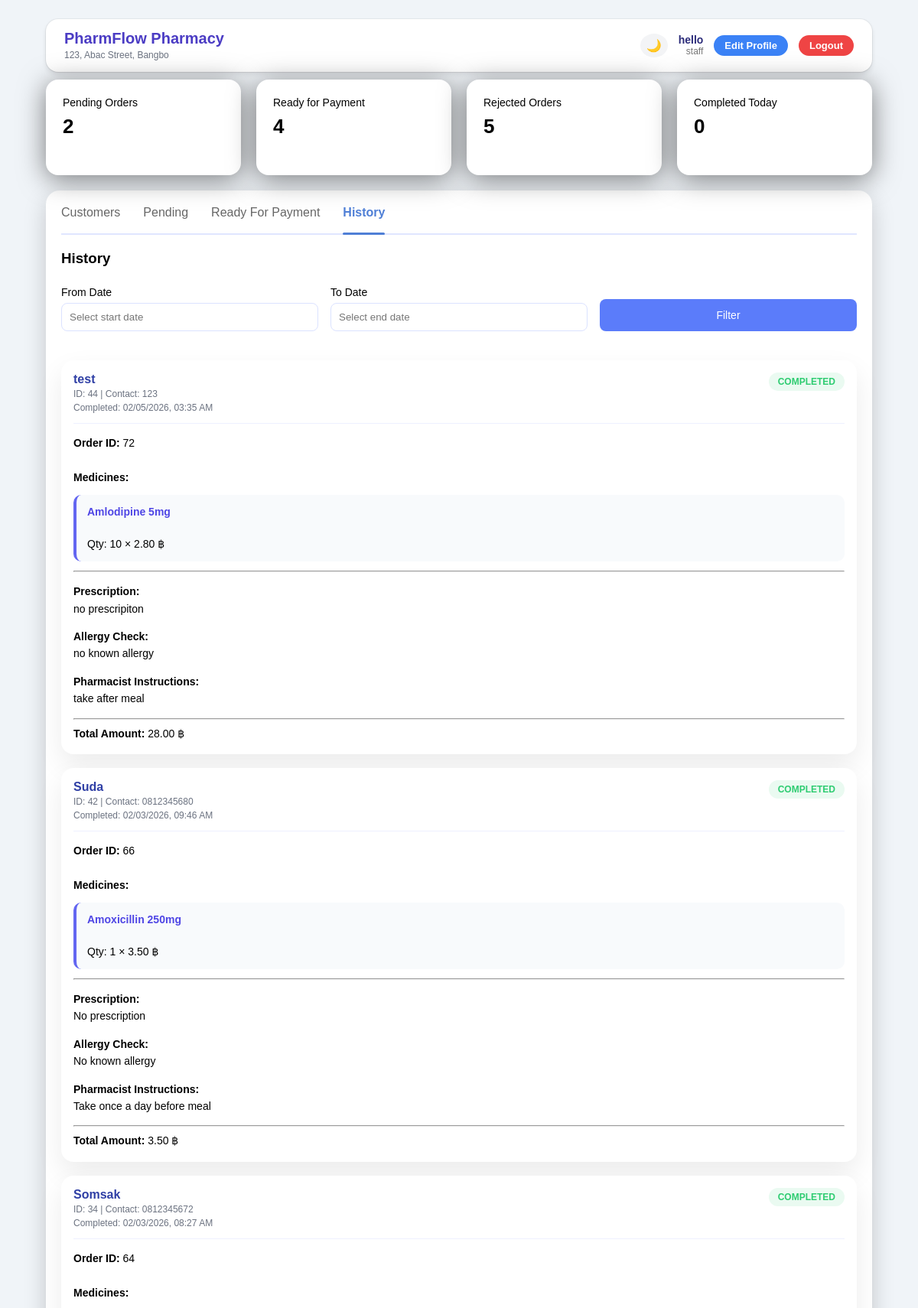
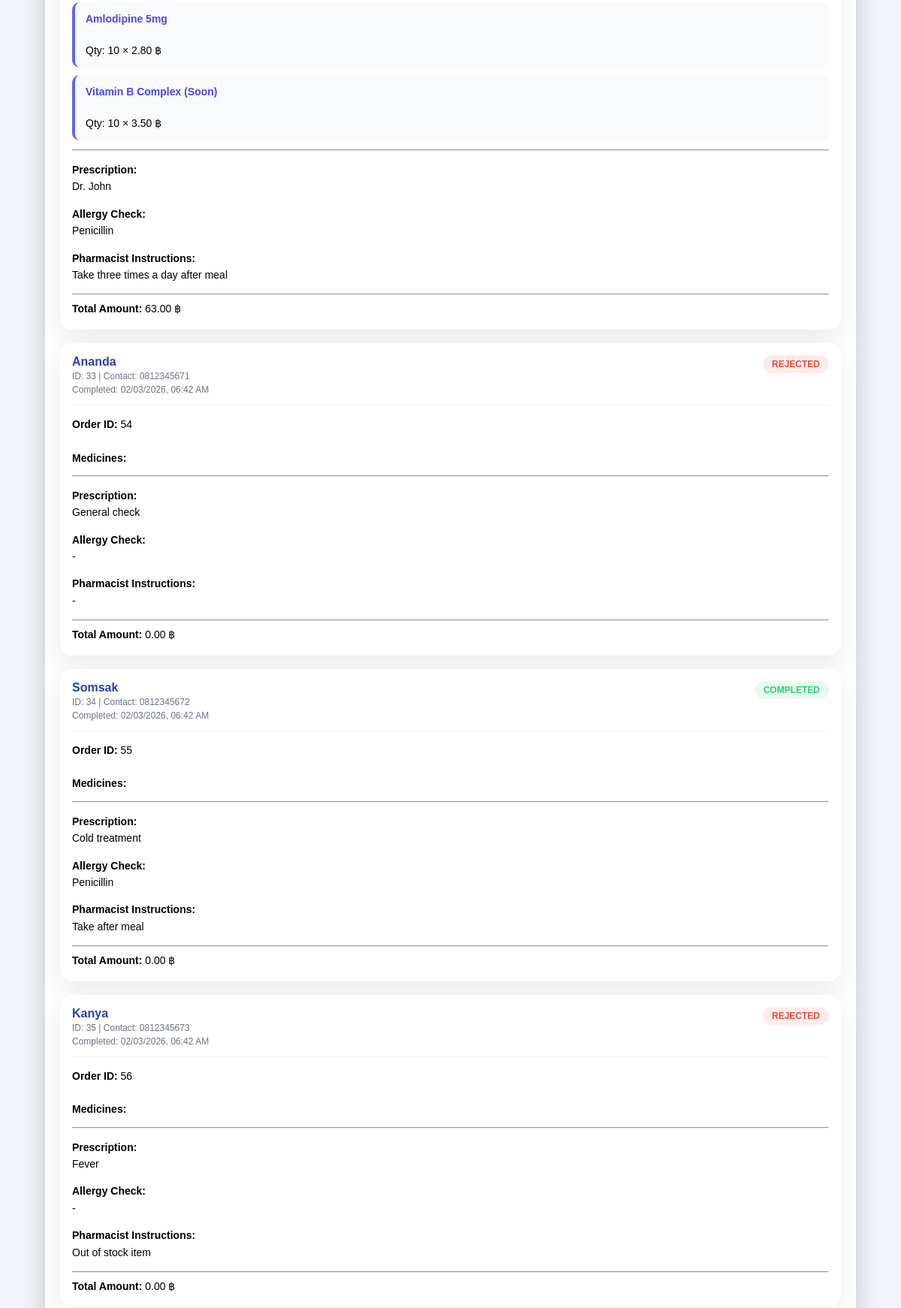
/staff/order_history.php (signed in, upper part), run on the app's committed database (2 pictures, top to bottom).
### tables this page shows
CREATE TABLE `orders` (
  `order_id` int(11) NOT NULL COMMENT 'Unique order identifier',
  `customer_id` int(11) NOT NULL COMMENT 'Foreign key: customer placing order',
  `staff_id` int(11) NOT NULL COMMENT 'Foreign key: staff member processing order',
  `pharmacist_id` int(11) DEFAULT NULL COMMENT 'Foreign key: pharmacist approving order',
  `allergy_notes` text DEFAULT NULL COMMENT 'Customer allergy information',
  `pharmacist_instructions` text DEFAULT NULL COMMENT 'Special instructions for pharmacist',
  `total_amount` decimal(10,2) DEFAULT NULL COMMENT 'Total order value in currency',
  `order_status` enum('pending','approved','rejected','completed') DEFAULT 'pending' COMMENT 'Current status of the order',
  `prescription_note` text DEFAULT NULL COMMENT 'Prescription details from doctor',
  `order_date` timestamp NOT NULL DEFAULT current_timestamp() COMMENT 'Order creation timestamp'
);

CREATE TABLE `customers` (
  `customer_id` int(11) NOT NULL COMMENT 'Unique customer identifier',
  `customer_name` varchar(100) NOT NULL COMMENT 'Full name of the customer/patient',
  `contact_number` varchar(20) DEFAULT NULL COMMENT 'Phone number for communication',
  `address` text DEFAULT NULL COMMENT 'Physical address',
  `created_at` timestamp NOT NULL DEFAULT current_timestamp() COMMENT 'Account creation date'
);

CREATE TABLE `order_items` (
  `order_id` int(11) NOT NULL COMMENT 'Foreign key: which order this item belongs to',
  `medicine_id` int(11) NOT NULL COMMENT 'Foreign key: which medicine is ordered',
  `quantity` int(11) NOT NULL COMMENT 'Number of units ordered',
  `price` decimal(10,2) NOT NULL COMMENT 'Price per unit (captured at time of order)'
);

CREATE TABLE `medicines` (
  `medicine_id` int(1) NOT NULL COMMENT 'Unique medicine identifier',
  `medicine_name` varchar(100) NOT NULL COMMENT 'Commercial/trade name of the medicine',
  `chemical_name` varchar(100) DEFAULT NULL COMMENT 'Active ingredient or generic name',
  `dosage_form` varchar(50) DEFAULT NULL COMMENT 'Form: Tablet, Syrup, Injection, Cream, Inhaler, etc.',
  `price_per_unit` decimal(10,2) NOT NULL COMMENT 'Cost per unit in currency',
  `quantity` int(11) NOT NULL COMMENT 'Current stock quantity',
  `reorder_level` int(11) NOT NULL COMMENT 'Minimum stock level before reordering',
  `expiry_date` date NOT NULL COMMENT 'Product expiration date',
  `supplier_id` int(11) DEFAULT NULL COMMENT 'Foreign key: references suppliers table',
  `created_at` timestamp NOT NULL DEFAULT current_timestamp() COMMENT 'Record creation date'
);

### staff/order_history.php (the view, shortened to what this page needs)
<?php
require_once "../config/db.php";
$pendingCount = $conn->query(
    "SELECT COUNT(*) AS total FROM orders
     WHERE order_status = 'pending'"
)->fetch_assoc()["total"] ?? 0;
$approvedCount = $conn->query(
    "SELECT COUNT(*) AS total FROM orders
     WHERE order_status = 'approved'"
)->fetch_assoc()["total"] ?? 0;
$completedToday = $conn->query(
    "SELECT COUNT(*) AS total FROM orders
     WHERE order_status = 'completed'
       AND DATE(order_date) = CURDATE()"
)->fetch_assoc()["total"] ?? 0;
$rejectedCount = $conn->query(
    "SELECT COUNT(*) AS total
     FROM orders
     WHERE order_status = 'rejected'"
)->fetch_assoc()["total"] ?? 0;
$where = "WHERE o.order_status IN ('completed','rejected')";
?>
<!DOCTYPE html>
<html lang="en">
<head>
    <link rel="stylesheet" href="../assets/css/style.css">
    <link rel="stylesheet" href="../assets/css/dashboard.css">
    <link rel="stylesheet" href="../assets/css/edit-profile-btn.css">
    <link rel="stylesheet" href="https://cdn.jsdelivr.net/npm/flatpickr/dist/flatpickr.min.css">
</head>
<body>
<div class="dashboard-page">
    <?php include "../includes/header.php"; ?>
    <div class="dashboard-container">
        <div class="stats-grid">
            <div class="stat-card">
                <p>Pending Orders</p>
                <h3><?= $pendingCount ?></h3>
            </div>
            <div class="stat-card">
                <p>Ready for Payment</p>
                <h3><?= $approvedCount ?></h3>
            </div>
            <div class="stat-card danger">
                <p>Rejected Orders</p>
                <h3><?= $rejectedCount ?></h3>
            </div>
            <div class="stat-card">
                <p>Completed Today</p>
                <h3><?= $completedToday ?></h3>
            </div>
        </div>
        <div class="panel" style="margin-top:20px;">
            <div class="tabs">
                <a href="dashboard.php">Customers</a>
                <a href="pending_orders.php">Pending</a>
                <a href="orders_ready.php">Ready For Payment</a>
                <a class="active"å href="#">History</a>
            </div>
            <div class="panel-header">
                <h3>History</h3>
            </div>
            <form method="GET" style="margin-bottom:20px;">
                <div class="form-row">
                    <div class="form-group">
                        <label>From Date</label>
                        <input type="text"
                            name="from_date"
                            id="from_date"
                            class="date-input"
                            value="<?= $_GET['from_date'] ?? '' ?>"
                            placeholder="Select start date">
                    </div>
                    <div class="form-group">
                        <label>To Date</label>
                        <input type="text"
                                name="to_date"
                                id="to_date"
                                class="date-input"
                                value="<?= $_GET['to_date'] ?? '' ?>"
                                placeholder="Select end date">
                    </div>
                    <div class="form-group" style="align-self:end;">
                        <button type="submit" class="btn-filter">
                            Filter
                        </button>
                    </div>
                </div>
            </form>
            <?php
            $orders = $conn->query(
                "SELECT
                    o.order_id,
                    o.order_date,
                    o.total_amount,
                    o.order_status,
                    o.prescription_note,
                    o.allergy_notes,
                    o.pharmacist_instructions,
                    c.customer_name,
                    c.contact_number,
                    c.customer_id
                FROM orders o
                JOIN customers c ON o.customer_id = c.customer_id
                $where
                ORDER BY o.order_date DESC"
            );
            ?>
            <?php while ($o = $orders->fetch_assoc()): ?>
                <div class="pending-card">
                    <div class="pending-header">
                        <div>
                            <h4><?= htmlspecialchars($o["customer_name"]) ?></h4>
                            <small>
                                ID: <?= $o["customer_id"] ?> |
                                Contact: <?= htmlspecialchars($o["contact_number"]) ?>
                            </small><br>
                            <small>
                                Completed: <?= date("m/d/Y, h:i A", strtotime($o["order_date"])) ?>
                            </small>
                        </div>
                        <span class="status-badge <?= $o['order_status'] ?>">
                            <?= strtoupper($o['order_status']) ?>
                        </span>
                    </div>
                    <div class="pending-body">
                        <strong>Order ID:</strong> <?= $o["order_id"] ?><br><br>
                        <strong>Medicines:</strong>
                        <ul class="medicine-list">
                            <?php
                            $items = $conn->query(
                                "SELECT
                                    m.medicine_name,
                                    oi.quantity,
                                    oi.price
                                FROM order_items oi
                                JOIN medicines m ON oi.medicine_id = m.medicine_id
                                WHERE oi.order_id = {$o['order_id']}"
                            );
                            while ($item = $items->fetch_assoc()):
                            ?>
                                <li>
                                    <strong><?= htmlspecialchars($item["medicine_name"]) ?></strong><br>
                                    Qty: <?= $item["quantity"] ?> × <?= number_format($item["price"],2) ?> ฿
                                </li>
                            <?php endwhile; ?>
                        </ul>
                        <hr>
                        <p>
                            <strong>Prescription:</strong><br>
                            <?= nl2br(htmlspecialchars($o["prescription_note"] ?: "-")) ?>
                        </p>
                        <p>
                            <strong>Allergy Check:</strong><br>
                            <?= nl2br(htmlspecialchars($o["allergy_notes"] ?: "-")) ?>
                        </p>
                        <p>
                            <strong>Pharmacist Instructions:</strong><br>
                            <?= nl2br(htmlspecialchars($o["pharmacist_instructions"] ?: "-")) ?>
                        </p>
                        <hr>
                        <strong>Total Amount:</strong>
                        <?= number_format($o["total_amount"], 2) ?> ฿
                    </div>
                </div>
            <?php endwhile; ?>
        </div>
    </div>
</div>
</body>
</html>

### assets/css/style.css (style rules this page uses)
* { box-sizing: border-box; font-family: Arial, sans-serif; }
body { margin: 0; min-height: 100vh; background: #F0F4F8; font-family: Arial, sans-serif; }
label { display: block; text-align: left; margin-bottom: 6px; font-size: 14px; }
input { width: 100%; padding: 10px; margin-bottom: 18px; border-radius: 8px; border: 1px solid #ccc; }
button { padding: 12px; border: none; border-radius: 10px; background: #4f7fd6; color: white; font-size: 16px; cursor: pointer; }

### assets/css/dashboard.css (style rules this page uses)
* { box-sizing: border-box; }
.dashboard-container { width: 100%; padding: 10px 60px 25px 60px; }
.dashboard-page { min-height: 100vh; }
.stats-grid { display: grid; grid-template-columns: repeat(4, 1fr); gap: 20px; margin-bottom: 10px; }
.stat-card { background: white; padding: 22px; border-radius: 16px; box-shadow: 0 5px 35px rgba(0,0,0,0.5); transition: transform 0.25s ease, box-shadow 0.25s ease; }
.stat-card p { margin: 0; font-size: 14px; }
.stat-card h3 { margin-top: 8px; font-size: 26px; }
.tabs { display: flex; gap: 30px; padding-bottom: 10px; margin-bottom: 20px; border-bottom: 2px solid #e0e6ff; }
.tabs a { text-decoration: none; color: #666; font-weight: 500; padding-bottom: 8px; position: relative; }
.tabs a.active { color: #4f7fd6; font-weight: 600; }
.tabs a.active::after { content: ""; position: absolute; left: 0; bottom: -12px; width: 100%; height: 3px; background: #4f7fd6; border-radius: 2px; }
.panel { background: white; border-radius: 18px; padding: 20px; box-shadow: 0 10px 30px rgba(0,0,0,0.18); }
.panel-header { display: flex; justify-content: space-between; align-items: center; margin-bottom: 15px; }
.panel-header h3 { margin: 0; }
.form-row { display: flex; gap: 16px; margin-bottom: 16px; }
.form-group { margin-top: 10px; flex: 1; }
.form-group label { display: block; font-size: 14px; margin-bottom: 6px; }
.form-group input, .form-group select { width: 100%; padding: 10px; border-radius: 8px; border: 1px solid #dbe2ff; }
.pending-card { background: #fff; border-radius: 14px; padding: 20px; margin-bottom: 20px; box-shadow: 0 4px 14px rgba(0,0,0,0.3); }
.pending-header { display: flex; justify-content: space-between; align-items: flex-start; border-bottom: 1px solid #eef0ff; padding-bottom: 12px; }
.pending-header h4 { margin: 0; color: #2f3fa5; }
.status-badge { padding: 4px 12px; border-radius: 999px; font-size: 12px; font-weight: bold; }
.pending-body { margin-top: 14px; font-size: 14px; }
.medicine-list { list-style: none; padding: 0; margin: 12px 0; }
.medicine-list li { background: #f8fafc; border-left: 4px solid #6366f1; padding: 12px 14px; border-radius: 10px; margin-bottom: 10px; font-size: 14px; line-height: 1.5; }
.status-badge.completed { background: #d4edda; color: #2e7d32; }
.status-badge.rejected { background: #f8d7da; color: #c62828; }
.btn-filter { width: 100%; margin-bottom: 18px; padding: 8px 16px; background: #5b7cfa; color: #fff; border: none; border-radius: 8px; font-size: 14px; font-weight: 500; cursor: pointer; height: 42px; }
.pending-card { background: #ffffff; border-radius: 16px; padding: 16px; margin-bottom: 18px; box-shadow: 0 15px 35px rgba(0,0,0,0.08); transition: transform 0.25s ease, box-shadow 0.25s ease; }
.pending-header { display: flex; justify-content: space-between; align-items: flex-start; margin-bottom: 12px; }
.pending-header h4 { margin: 0; font-size: 16px; font-weight: 700; }
.pending-header small { font-size: 12px; color: #6b7280; }
.pending-body { font-size: 14px; line-height: 1.6; }
.status-badge { padding: 5px 12px; border-radius: 999px; font-size: 12px; font-weight: 700; text-transform: uppercase; }
.status-badge.completed { background: #eafaf1; color: #2ecc71; }
.status-badge.rejected { background: #fdecea; color: #e74c3c; }
.medicine-list li strong { display: block; font-weight: 600; color: #4f46e5; }

### data on the page
orders: customer.customer_name "test", customer.customer_id "44", customer.contact_number "123", order_date "02/05/2026, 03:35 AM", order_status "COMPLETED", order_id "72", prescription_note "no prescripiton", allergy_notes "no known allergy", pharmacist_instructions "take after meal", total_amount "28.00"
order_items: medicine.medicine_name "Amlodipine 5mg", quantity "10", price "2.80"
orders: customer.customer_name "Suda", customer.customer_id "42", customer.contact_number "0812345680", order_date "02/03/2026, 09:46 AM", order_status "COMPLETED", order_id "66", prescription_note "No prescription", allergy_notes "No known allergy", pharmacist_instructions "Take once a day before meal", total_amount "3.50"
order_items: medicine.medicine_name "Amoxicillin 250mg", quantity "1", price "3.50"
orders: customer.customer_name "Somsak", customer.customer_id "34", customer.contact_number "0812345672", order_date "02/03/2026, 08:27 AM", order_status "COMPLETED", order_id "64", prescription_note "Dr. John", allergy_notes "Penicillin", pharmacist_instructions "Take three times a day after meal", total_amount "63.00"
order_items: medicine.medicine_name "Amlodipine 5mg", quantity "10", price "2.80"
order_items: medicine.medicine_name "Vitamin B Complex (Soon)", quantity "10", price "3.50"
orders: customer.customer_name "Ananda", customer.customer_id "33", customer.contact_number "0812345671", order_date "02/03/2026, 06:42 AM", order_status "REJECTED", order_id "54", prescription_note "General check", allergy_notes "-", pharmacist_instructions "-", total_amount "0.00"
orders: customer.customer_name "Somsak", customer.customer_id "34", customer.contact_number "0812345672", order_date "02/03/2026, 06:42 AM", order_status "COMPLETED", order_id "55", prescription_note "Cold treatment", allergy_notes "Penicillin", pharmacist_instructions "Take after meal", total_amount "0.00"
orders: customer.customer_name "Kanya", customer.customer_id "35", customer.contact_number "0812345673", order_date "02/03/2026, 06:42 AM", order_status "REJECTED", order_id "56", prescription_note "Fever", allergy_notes "-", pharmacist_instructions "Out of stock item", total_amount "0.00"

### other printed values
$_SESSION["username"] "hello"
$_SESSION["role"] "staff"
$pendingCount "2"
$approvedCount "4"
$rejectedCount "5"
$completedToday "0"
